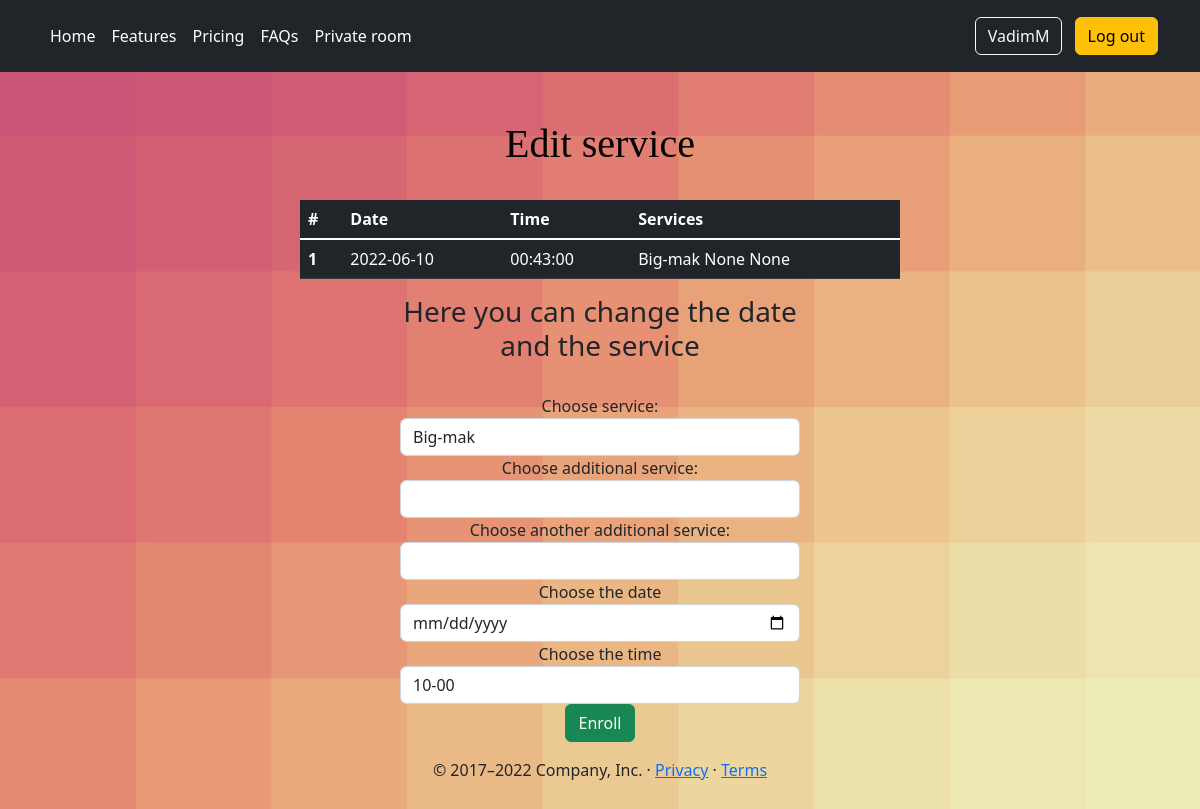
Screenshot of /edit_service/1 (signed in) with the database file from the repository.
### app/models.py (models this page shows, shortened)
class User(UserMixin, db.Model):
    __tablename__ = 'user'
    id = db.Column(db.Integer, primary_key=True)
    username = db.Column(db.String(64), index=True, unique=True)
    phone_number = db.Column(db.String(120), index=True, unique=True)
    password_hash = db.Column(db.String(128))
    about_me = db.Column(db.String(140))  # TODO does this really need
    last_seen = db.Column(db.String, default=datetime.now().date())
    services = db.relationship('Service', backref='client', lazy='dynamic')

class Service(db.Model):
    __tablename__ = 'service'
    id = db.Column(db.Integer, primary_key=True)
    service1 = db.Column(db.String(60), index=True, nullable=False)
    service2 = db.Column(db.String(60), index=True)
    service3 = db.Column(db.String(60), index=True)
    service_date = db.Column(db.Date, index=True, nullable=False)
    service_time = db.Column(db.String, index=True, nullable=False)
    user_id = db.Column(db.Integer, db.ForeignKey('user.id'))

### app/routes.py (the view, shortened to what this page needs)
@app.route('/edit_service/<int:service_id>', methods=['GET', 'POST'])
@login_required
def edit_service(service_id):
    service = Service.query.filter_by(id=service_id).first()
    form = Services()
    return render_template('edit_service.html', title='Edit service', form=form, user=current_user, service=service)

### app/forms.py
class Services(FlaskForm):
    service1 = SelectField('Choose service:', choices=['Big-mak', 'Chicken Burger', 'Cheeseburger'],
                           render_kw={'placeholder': '12341'})
    service2 = SelectField('Choose additional service:', choices=['', 'Coke-cola', 'Pepsi', 'Fanta'],
                           validate_choice=False)
    service3 = SelectField('Choose another additional service:', choices=['', 'At the place', 'To Go', 'Delivery'],
                           validate_choice=False)
    service_date = DateField('Choose the date', validators=[InputRequired()],
                             format='%Y-%m-%d', render_kw={"min": datetime.now().date()})
    service_time = SelectField('Choose the time', choices=['10-00', '12-00', '14-00', '16-00', '18-00'],
                               validators=[InputRequired(), validate_date_time])
    submit = SubmitField('Enroll', render_kw={'class': 'btn btn-info'})

### app/models.py (called while the page is built)
@login.user_loader
def load_user(id):
    return User.query.get(int(id))

### app/routes.py (called while the page is built)
@app.before_request
def before_request():
    if current_user.is_authenticated:
        current_user.last_seen = datetime.now().date()
        db.session.commit()

### app/templates/edit_service.html (shortened to what this page needs)
{% extends "base.html" %}
{% import "bootstrap/wtf.html" as wtf %}
{% block body %}
<br><br><h1>Edit service</h1><br>
 <table class="table table-dark">
        <thead>
        <tr>
            <th scope="col">#</th>
            <th scope="col">Date</th>
            <th scope="col">Time</th>
            <th scope="col">Services</th>
        </tr>
        </thead>
        <tbody class="table-group-divider">
        <tr>
            {% if user == current_user %}
            <th scope="row">{{ service.id }}</th>
            <td>{{ service.service_date }}</td>
            <td>{{ service.service_time }}</td>
            <td>{{ service.service1 }} {{ service.service2 }} {{ service.service3 }}</td>
            {% endif %}
        </tr>
        </tbody>
    </table>
    <form action="" method="post">
        <h3><label>Here you can change the date and the service</label></h3><br>
        {{ wtf.quick_form(form, button_map={'submit': 'success'}) }}
    </form>{% endblock %}
{% block footer%}
<footer class="footer mt-auto py-3">
        <p>&copy; 2017–2022 Company, Inc. &middot; <a href="#">Privacy</a> &middot; <a href="#">Terms</a></p>
    </footer>
{% endblock %}

### app/templates/base.html (shortened to what this page needs)
<html lang="en">
<head>
    {% block style %}
    <link href="{{ url_for('static', filename='css/carousel.css')}}" rel="stylesheet">
    {% endblock %}
</head>
<body>
{% block header %}
<header class="p-3 bg-dark text-white">
    <div class="container">
        <div class="d-flex flex-wrap align-items-center justify-content-center justify-content-lg-start">
            <ul class="nav col-12 col-lg-auto me-lg-auto mb-2 justify-content-center mb-md-0">
                <li><a href="/" class="nav-link px-2 text-white">Home</a></li>
                <li><a href="" class="nav-link px-2 text-white">Features</a></li>
                <li><a href="/pricing" class="nav-link px-2 text-white">Pricing</a></li>
                <li><a href="#" class="nav-link px-2 text-white">FAQs</a></li>
                {% if current_user.username == 'VadimM' %}
                <li><a href="/admin" class="nav-link px-2 text-white">Private room</a></li>
                {% endif %}
            </ul>
            <div class="text-end">
                {% if current_user.is_anonymous %}
                <a class="btn btn-outline-light me-2" href="{{ url_for('login') }}" role="button">Log in</a>
                <a class="btn btn-warning" href="{{ url_for('register') }}" role="button">Register</a>
                {% else %}
                <a class="btn btn-outline-light me-2" href="{{ url_for('user', username=current_user.username) }}"
                   role="button">{{ current_user.username }}</a>
                <a class="btn btn-warning" href="{{ url_for('logout') }}" role="button">Log out</a>
                {% endif %}
            </div>
        </div>
    </div>
</header>
{% endblock %}
<main>
    {% block body %}{% endblock %}
    {% block footer %}{% endblock %}
</main>
</body>
</html>

### app/templates/base.html (style rules this page uses)
body { background-color: #cc5577; background-attachment: fixed; background-size: cover; }

### app/templates/edit_service.html (style rules this page uses)
body { background-color: #cc5577; background-attachment: fixed; background-size: cover; }
main { vertical-align:middle; margin: 0 auto; vertical-align:middle; max-width: 600px; padding: auto; text-align: center; }
h1 { color : #000000; text-align : center; font-family: "SIMPSON"; }
form { margin: 0 auto; padding: auto; text-align: center; max-width: 400px; btn: btn-warning }

### rows the page displays
User: username "VadimM"
Service: id "1", service_date "2022-06-10", service_time "00:43:00", service1 "Big-mak", service2 "None", service3 "None"
